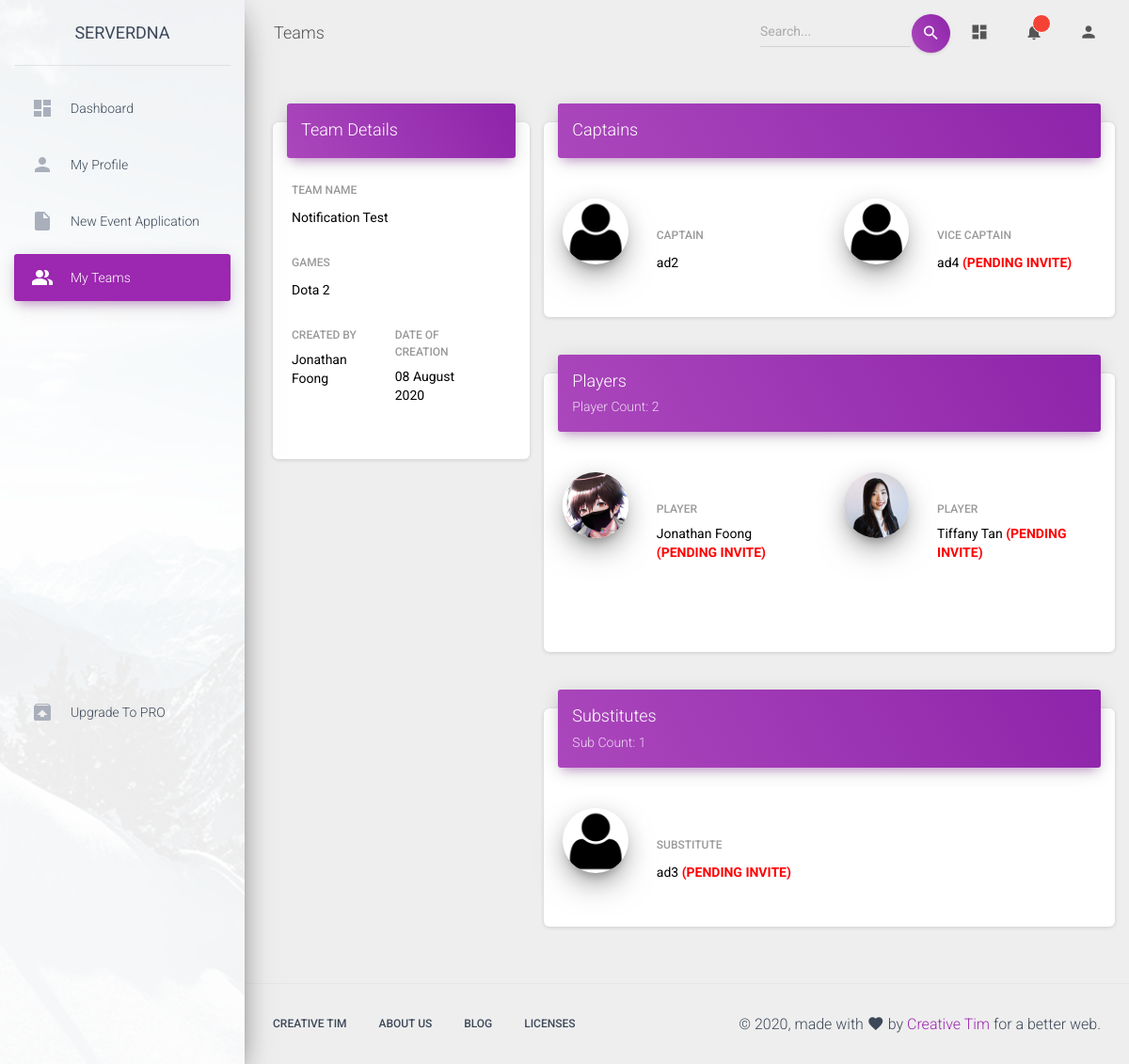
The app's page /user_dashboard_module/team_details.php?id=12 (signed in) with its own data.
### tables this page shows
CREATE TABLE `teams` (
  `team_id` int(11) NOT NULL,
  `team_name` varchar(50) NOT NULL,
  `games` varchar(150) NOT NULL,
  `created_at` datetime NOT NULL,
  `created_by` int(11) NOT NULL,
  `status` enum('pending','authenticated','') NOT NULL,
  `updated_at` datetime DEFAULT NULL,
  `delete_at` datetime DEFAULT NULL
);

CREATE TABLE `users` (
  `id` int(11) NOT NULL,
  `full_name` varchar(100) NOT NULL,
  `user_id` varchar(50) DEFAULT NULL,
  `mobile_number` varchar(15) NOT NULL,
  `email` varchar(100) NOT NULL,
  `password` varchar(100) NOT NULL,
  `DoB` date NOT NULL,
  `gender` enum('male','female') NOT NULL,
  `status` enum('created','authenticated','inactive','') NOT NULL,
  `created_at` datetime NOT NULL,
  `accessed_at` datetime DEFAULT NULL,
  `updated_at` datetime NOT NULL,
  `city` varchar(100) NOT NULL,
  `state` varchar(100) NOT NULL,
  `is_admin` int(1) NOT NULL DEFAULT 0,
  `image_url` varchar(50) DEFAULT NULL
);

CREATE TABLE `user_teams` (
  `id` int(11) NOT NULL,
  `team_id` int(11) NOT NULL,
  `user_id` int(11) NOT NULL,
  `role` enum('captain','vice','player','substitute','') NOT NULL,
  `created_at` datetime NOT NULL,
  `status` enum('pending','accepted','rejected','') NOT NULL,
  `delete_at` datetime DEFAULT NULL
);

### user_dashboard_module/team_details.php (the view, shortened to what the rows shown need)
<?php
  $con = DatabaseConn();
  $teamID = $_GET['id'];
  $sql_detail = "SELECT t.`team_name`, t.`games`, t.`created_at`, u.`full_name`
                 FROM `teams` t JOIN `users` u ON t.`created_by` = u.`id` WHERE t.`team_id` = '$teamID'";
  $details = mysqli_fetch_array(mysqli_query($con, $sql_detail));
  $team_name = $details['team_name'];
  $created_at = date("d F Y", strtotime($details['created_at']));
  $created_by = $details['full_name'];
  $sql_capt = "SELECT ut.`user_id`, u.`full_name`, u.`image_url`,ut.`role`, ut.`status`
                FROM `user_teams` ut JOIN `users` u ON ut.`user_id` = u.`id`
                WHERE ut.`team_id` = '$teamID' AND ut.`role` = 'captain'";
  $capt = mysqli_fetch_array(mysqli_query($con, $sql_capt));
  if($capt['image_url'] == null) {
    $capt['image_url'] = "../public/images/default.png";
  }
  $sql_vice = "SELECT ut.`user_id`, u.`full_name`, u.`image_url`, ut.`role`, ut.`status`
                FROM `user_teams` ut JOIN `users` u ON ut.`user_id` = u.`id`
                WHERE ut.`team_id` = '$teamID' AND ut.`role` = 'vice'";
  $vice = mysqli_fetch_array(mysqli_query($con, $sql_vice));
  if($vice['image_url'] == null) {
    $vice['image_url'] = "../public/images/default.png";
  }
  $sql_player = "SELECT ut.`user_id`, u.`full_name`, u.`image_url`, ut.`role`, ut.`status`
                FROM `user_teams` ut JOIN `users` u ON ut.`user_id` = u.`id`
                WHERE ut.`team_id` = '$teamID' AND ut.`role` = 'player'";
  $player = mysqli_fetch_all(mysqli_query($con, $sql_player), MYSQLI_ASSOC);
  $playerHTML = generateSectionHTML($player);
  $sql_sub = "SELECT ut.`user_id`, u.`full_name`, u.`image_url`, ut.`role`, ut.`status`
                FROM `user_teams` ut JOIN `users` u ON ut.`user_id` = u.`id`
                WHERE ut.`team_id` = '$teamID' AND ut.`role` = 'substitute'";
  $sub = mysqli_fetch_all(mysqli_query($con, $sql_sub), MYSQLI_ASSOC);
  $subHTML = generateSectionHTML($sub);
  function generateSectionHTML($member_arr) {
    $ctr = 0;
    $memberCnt = sizeof($member_arr);
    $html = "";
    foreach($member_arr as $m) {
        if ($ctr % 2 == 0) $html .= '<div class="row">';
        $html .= generateMemberHTML($m['full_name'], $m['role'], $m['status'], $m['image_url']);
        if ($ctr % 2 == 1) $html .= '</div><br><br>';
        $ctr++;
    }
    if ($memberCnt % 2 == 1) $html .= '</div>';
    return $html;
  }
  function generateMemberHTML($full_name, $role, $status, $image) {
    $html = "";
    $statusText = "";
    if ($status == 'pending') $statusText = ' <b style="color:red;">(PENDING INVITE)</b>';
    $html .= '<div class="card-profile col-md-2">
                    <div class="card-avatar">
                        <img class="img" src="' . $image_url = ($image == null ? '../public/images/default.png' : $image)  . '"/>
                    </div>
                </div>
                <div class="col-md-4">
                    <h6 class="card-category">'.strtoupper($role).'</h6>
                    <label style="color: black">'.$full_name.$statusText.'</label>
                </div>';
    return $html;
  }
?>
<!DOCTYPE html>
<html lang="en">
<head>
    <link rel="stylesheet" type="text/css" href="assets/css/bootstrap-select.min.css">
    <link rel="stylesheet" href="https://maxcdn.bootstrapcdn.com/font-awesome/latest/css/font-awesome.min.css">
    <link href="assets/css/material-dashboard.css" rel="stylesheet" />
    <link href="assets/demo/demo.css" rel="stylesheet" />
    <link rel="stylesheet" type="text/css" href="vendor/select2/select2.min.css">
    <link rel="stylesheet" type="text/css" href="vendor/daterangepicker/daterangepicker.css">
</head>
<body class="">
    <div class="wrapper ">
        <div class="main-panel">
            <div class="content">
                <div class="container-fluid">
                    <div class="row">
                        <div class="col-md-4">
                            <div class="card">
                                <div class="card-body">
                                    <div class="row">
                                        <div class="col-md-11">
                                            <div class="form-group">
                                                <h6 class="card-category">Team Name</h6>
                                                <label style="color: black"><?php echo $team_name;?></label>
                                            </div>
                                        </div>
                                    </div>
                                    <div class="row">
                                        <div class="col-md-5">
                                            <div class="form-group">
                                                <h6 class="card-category">Created by</h6>
                                                <label style="color: black"><?php echo $created_by;?></label>
                                            </div>
                                        </div>
                                        <div class="col-md-5">
                                            <div class="form-group">
                                                <h6 class="card-category">Date of Creation</h6>
                                                <label style="color: black"><?php echo $created_at;?></label>
                                            </div>
                                        </div>
                                    </div>
                                    <br>
                                </div>
                            </div>
                        </div>
                        <div class="col-md-8">
                            <div class="row">
                                <div class="card">
                                    <div class="card-body">
                                        <br><br>
                                        <div class="row">
                                            <div class="col-md-4">
                                                <h6 class="card-category">CAPTAIN</h6>
                                                <label style="color: black"><?php echo $capt['full_name'];?></label>
                                            </div>
                                            <div class="col-md-4">
                                                <h6 class="card-category">VICE CAPTAIN</h6>
                                                <?php if (isset($vice) && sizeof($vice) > 0) {
                                                    if ($vice['status'] == 'pending') {
                                                        echo '<label style="color: black">'.$vice['full_name'].'<b style="color:red;"> (PENDING INVITE)</b></label>';
                                                    } else {
                                                        echo '<label style="color: black">'.$vice['full_name'].'</label>';
                                                    }
                                                } else {
                                                    echo '<label style="color: black">None</label>';
                                                } ?>
                                            </div>
                                        </div>
                                        <br>
                                    </div>
                                </div>
                            </div>
                            <div class="row">
                                <div class="card">
                                    <div class="card-body">
                                        <br><br>
                                        <?php echo $playerHTML; ?>
                                        <br>
                                    </div>
                                </div>
                            </div>
                            <div class="row">
                                <div class="card">
                                    <div class="card-body">
                                        <br><br>
                                        <?php echo $subHTML; ?>
                                        <br>
                                    </div>
                                </div>
                            </div>
                        </div>
                    </div>
                </div>
            </div>
        </div>
    </div>
</body>
</html>

### records on screen
teams: team_name "Notification Test", users.full_name "Jonathan Foong", created_at "08 August 2020"
user_teams: user.full_name "ad2"
user_teams: user.full_name "ad4"
user_teams: user.image_url (picture), role "PLAYER", user.full_name "Jonathan Foong", status "(PENDING INVITE)"
user_teams: user.image_url (picture), role "PLAYER", user.full_name "Tiffany Tan", status "(PENDING INVITE)"
user_teams: shows a picture, role "SUBSTITUTE", user.full_name "ad3", status "(PENDING INVITE)"

### other values on screen
$games_list "Dota 2"
$playerCount "2"
$subCount "1"
